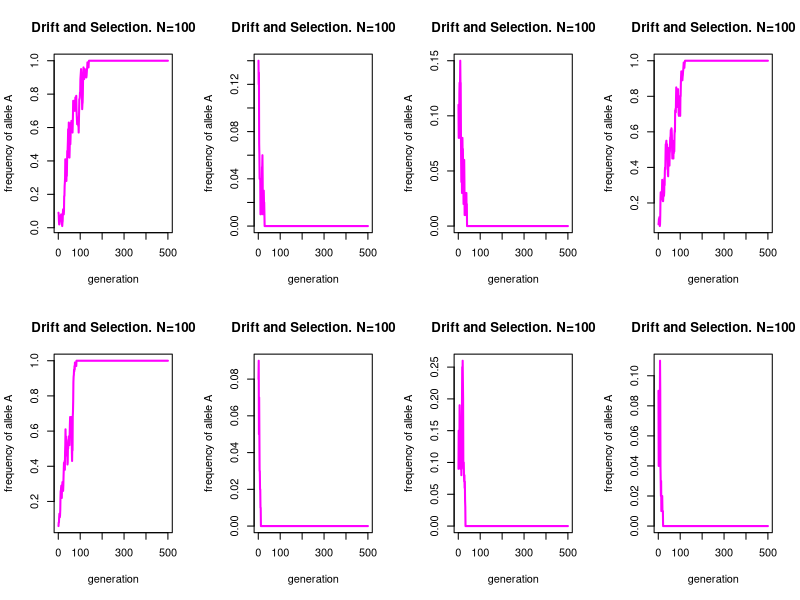

Reproduce this figure in R.
##Initialize populations and set viabilities or fitness values
N <- 50 #set a population size
fA <- 0.1#1/N #set a starting freqeuncy for allele A
fa <- 1-fA #set a starting freqeuncy for allele a
##viabilities for diploid selection model
vAA <- 1
vAa <- 0.95
vaa <- 0.9
##fitness values for the haploid selection model
wA <- 1
wa <- 0.99
gens = 500 # set how many generations we want to simulate

##A haploid selection function
haploid.selection <- function(fA,wA,wa){
    fa <- 1 -fA
    #the simplest thing is to just take the product of each allele frequency and fitness value
    #w depends on survival probability and reproductive rate
    fAprime <- (wA*fA)/((wA*fA)+(wa*fa))
    #an equivalent expression:
    #fAnext <- fA / (fA + (wa/wA)*fa)
    #another equivalent expression:
    #wa/wA = 1-s
    #fAnext <- fA / (fA+((1-s)*fa))
    return(fAprime)
    }
    
##A diploid viability selection function 
viability.selection <- function(vAA, vAa, vaa, fA){
    fa = 1 - fA
    #all the action happens in this one line:
    fAprime <- ((vAA*fA^2) + (vAa*fA*fa)) / ((vAA*fA^2) + (2*vAa*fA*fa) + (vaa*fa^2))
    #the viability coefficients determine the fraction of individuals with each genotype that 
    #suvive to adulthood and have the chance of reproducing.
    #Let's break it down. With fA and fa in the adult populaiton, 
    #the frequency of genotypes in the newborns of the next generation will be fAA=fA^2, fAa=2*fA*fa, faa=fa^2
    #That's just Hardy-Weinberg
    #The Number o those babies that survice to adulthood is given by the viabilities:
    #So AA adults = N*vAA*fA^2, Aa adults = N*vAa*2*fA*fa, aa adults = N*vaa*fa^2. Yeah?
    #We get the genotype frequencies by dividing by the number of surviving adults.
    #That is just N * v-bar, the average viability, which is (vAA*fA^2 + 2*vAa*fA*fa + vaa*fa^2) 
    #Sooo, Adult genotype freqs after selections are f'AA = vAA*fA^2/v-bar, f'Aa = 2*fA*fa/v-bar, f'aa = vaa*faa^2
    #Random mating doesn't change that, so the f'A of the next gen is f'AA + 1/2*f'Aa = (vAA*fA^2 + vAa*fA*fa) / v-bar
    return(fAprime)
    }

##A function that will do 'gens' numbers of rounds of drift and haploid selection
evol.hap <- function(N, fA, gens, wA, wa){
    freqs <- vector(length=gens)
    for (i in 1:gens){
        fA.prime <- haploid.selection(fA, wA, wa)
        NAs <- rbinom(N, 1, fA.prime)
        fAnext <- sum(NAs) / N
        fA <- fAnext
        freqs[i] <- fA
        }
    return(freqs)
    }

##Now a function that will do 'gens' numbers of rounds of drift and viability selection
evol.dip.viability <- function(N, fA, gens, vAA, vAa, vaa){
    freqs <- vector(length=gens)
    for (i in 1:gens){
        fA.prime <- viability.selection(vAA, vAa, vaa, fA)
        number.gametes <- 2*N
        gametes <- rbinom(number.gametes, 1, fA.prime)
        fAnext <- sum(gametes) / (2*N)
        fA <- fAnext
        freqs[i] <- fA
        }
    return(freqs)
    }
    
#call the functions we just made and plot the results
#we'll do this a bunch of times
par(mfrow=c(2,4))
for (i in 1:8){
    genX <- evol.dip.viability(N,fA,gens,vAA,vAa,vaa)
    #genX <- evol.hap(N, fA, gens, wA, wa)
    gen <- seq(1,gens,1)
    plot(gen, genX, type='l', col='magenta', lwd=2, xlab='generation', ylab='frequency of allele A', main='Drift and Selection. N=100')
    }
